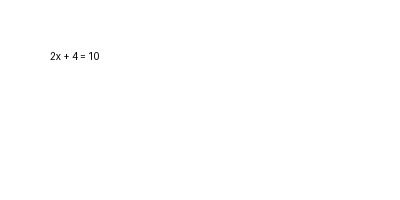
#> input picture math_verification_mvp/test_math.png, 400 x 200 px, found by its file name
$ python test_enhancer.py
#> lines starting #> are read from the running program, lines starting #| are printed output that depends on the picture; after the words box and inside, x2 and y2 are one past the last pixel; in counts of white or black regions, pixels touching at a corner belong together
### math_verification_mvp/services/preprocessing_service/image_enhancing.py
import cv2
import numpy as np
from pathlib import Path
from typing import Dict, Any, Tuple, Union
import logging

logger = logging.getLogger(__name__)

class ImageEnhancer:
    """
    Applies neuro-symbolic preprocessing directly from the MVM² architecture.
    Enhances mathematical images for optimal OCR extraction.
    """
    def __init__(self, sigma: float = 1.2):
        self.sigma = sigma

    def calculate_contrast(self, gray_img: np.ndarray) -> float:
        """Calculate RMS contrast."""
        if gray_img is None or gray_img.size == 0:
            return 0.0
        return float(gray_img.std())

    def enhance(self, image_source: Union[str, Path, bytes, np.ndarray]) -> Tuple[np.ndarray, Dict[str, Any]]:
        """
        Enhance image using Gaussian Blur, CLAHE, and Adaptive Binarization.
        Returns the enhanced image (as numpy array) and metadata tagged with quality metrics.
        """
#> called with image_source = 'test_math.png'
        if isinstance(image_source, (str, Path)):
            img = cv2.imread(str(image_source))
#> img is the input picture: shape (200, 400, 3); min 3, max 255, mean 254.8
            if img is None:
                raise ValueError(f"Could not load image at {image_source}")
        elif isinstance(image_source, bytes):
            nparr = np.frombuffer(image_source, np.uint8)
            img = cv2.imdecode(nparr, cv2.IMREAD_COLOR)
            if img is None:
                raise ValueError("Could not decode image from bytes")
        elif isinstance(image_source, np.ndarray):
            img = image_source
        else:
            raise ValueError(f"Unsupported image source type: {type(image_source)}")

        height, width = img.shape[:2]
#> height = 200; width = 400

        # 1. Convert to grayscale
        if len(img.shape) == 3:
            gray = cv2.cvtColor(img, cv2.COLOR_BGR2GRAY)
        else:
            gray = img.copy()

        initial_contrast = self.calculate_contrast(gray)
#> initial_contrast = 6.86

        # 2. Gaussian Blur (sigma=1.2)
        blurred = cv2.GaussianBlur(gray, (0, 0), sigmaX=self.sigma, sigmaY=self.sigma)

        # 3. CLAHE (Contrast Limited Adaptive Histogram Equalization)
        clahe = cv2.createCLAHE(clipLimit=2.0, tileGridSize=(8, 8))
        clahe_img = clahe.apply(blurred)

        # 4. Adaptive Binarization (Lighting normalization)
        binarized = cv2.adaptiveThreshold(
            clahe_img,
            255,
            cv2.ADAPTIVE_THRESH_GAUSSIAN_C,
            cv2.THRESH_BINARY,
            11,
            2
        )
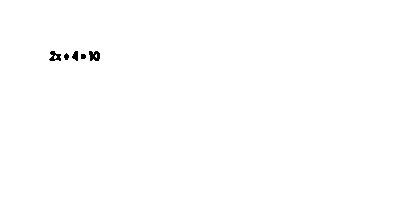
#> binarized: shape (200, 400); 99.7% white; 5 black regions, box (x1, y1, x2, y2) and area: (89, 51, 100, 61) 84, (49, 51, 61, 61) 71, (72, 51, 78, 61) 43, (64, 53, 69, 60) 25, (81, 54, 86, 59) 23

        final_contrast = self.calculate_contrast(binarized)
#> final_contrast = 14.12

        metadata = {
            "resolution": {"width": width, "height": height},
            "metrics": {
                "initial_contrast": round(initial_contrast, 2),
                "final_contrast": round(final_contrast, 2),
                "blur_sigma_used": self.sigma
            },
            "processing_steps": ["grayscale", f"gaussian_blur_sigma_{self.sigma}", "clahe", "adaptive_binarization"]
        }

        return binarized, metadata

### math_verification_mvp/scripts/test_enhancer.py
import cv2
import sys
import os

# Add services to path
sys.path.append(os.path.abspath(os.path.join(os.path.dirname(__file__), "..", "services")))
from preprocessing_service.image_enhancing import ImageEnhancer

def test_enhancement(img_path):
    enhancer = ImageEnhancer(sigma=1.2)
    try:
        binarized, meta = enhancer.enhance(img_path)
#> meta = 3 items
        out_path = "enhanced_test_math.png"
        cv2.imwrite(out_path, binarized)
        print(f"Success! Enhanced image saved to {out_path}")
        print(f"Metadata: {meta}")
#> (printed output is left out)
    except Exception as e:
        print(f"Error: {e}")

if __name__ == "__main__":
    test_enhancement("test_math.png")

$ run again, with math_verification_mvp/synth_math.png copied over math_verification_mvp/test_math.png
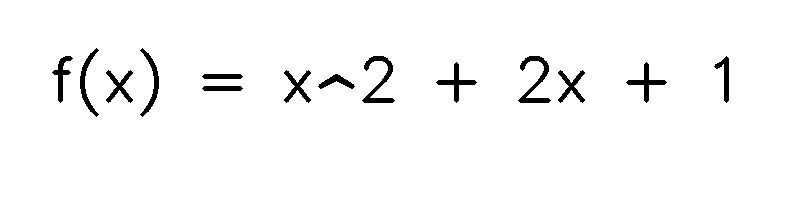
#> input picture math_verification_mvp/synth_math.png, 800 x 200 px, found by its file name
#> in enhance, img is the input picture: shape (200, 800, 3); 97.1% white; 14 black regions, largest, box (x1, y1, x2, y2) and area: (362, 56, 395, 103) 486, (518, 56, 551, 103) 486, (436, 62, 477, 103) 361
#> initial_contrast = 42.58
#> in enhance, `blurred = cv2.GaussianBlur(gray, (0, 0), sigmaX=self.sigma, sigmaY=sel..`:
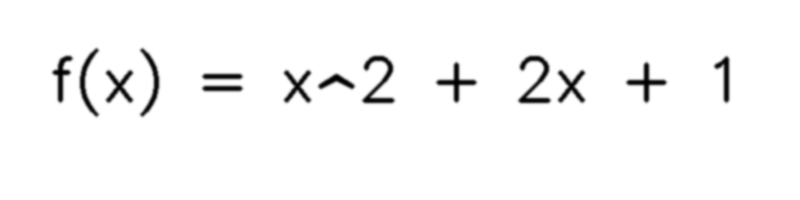
#> blurred: shape (200, 800); min 0, max 255, mean 247.7
#> in enhance, `binarized = cv2.adaptiveThreshold( clahe_img, 255, cv2.ADAPTIVE_THRESH..`:
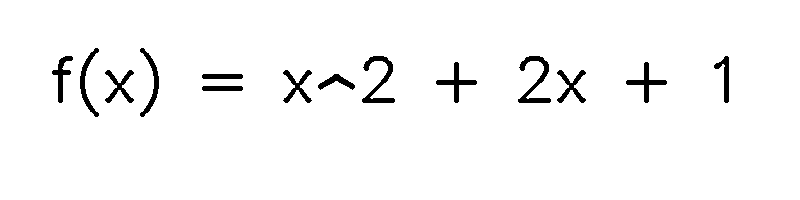
#> binarized: shape (200, 800); 97% white; 14 black regions, largest, box (x1, y1, x2, y2) and area: (362, 56, 395, 103) 506, (518, 56, 551, 103) 505, (436, 62, 477, 103) 377
#> final_contrast = 43.45
#> meta = 3 items
#> (printed output is left out)
